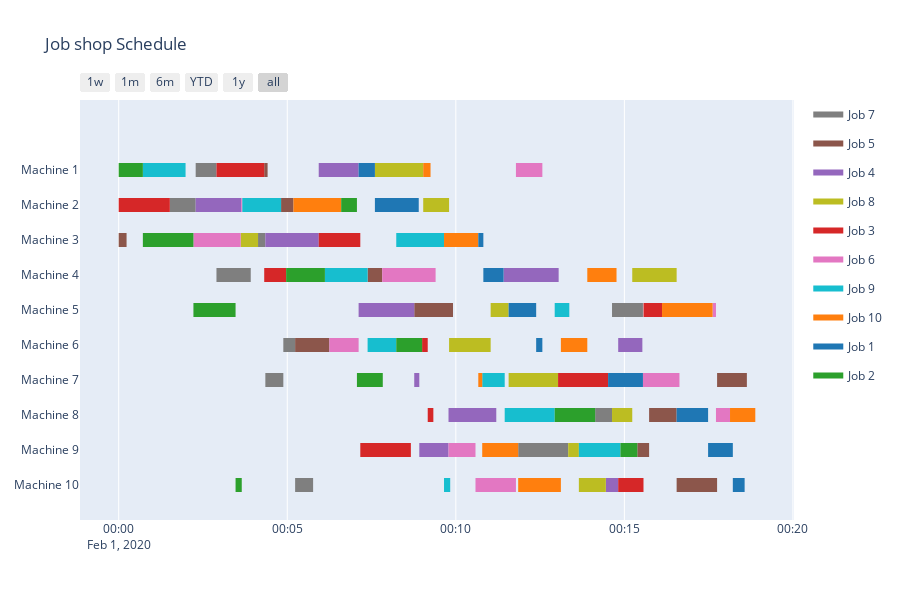

Source (notebook cell):
### Code cell
import chart_studio.plotly as py
import plotly.figure_factory as ff

df = schedule[1]
fig = ff.create_gantt(df, index_col='Resource', show_colorbar=True, group_tasks=True, showgrid_x=True, title='Job shop Schedule')
fig.show()
